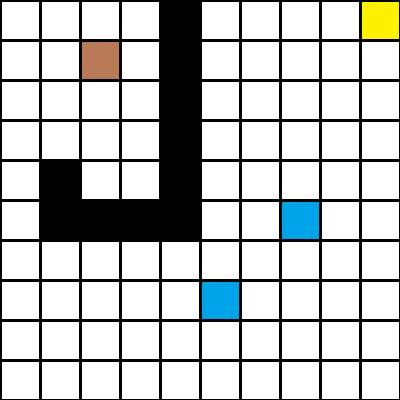
#> input picture path finding/test_images/test_image22.png, 400 x 400 px
$ python withfinal8way.py   (Python 2 division)
#> lines starting #> are read from the running program, lines starting #| are printed output that depends on the picture; after the words box and inside, x2 and y2 are one past the last pixel; in counts of white or black regions, pixels touching at a corner belong together
import cv2
import numpy as np
from heapq import *
p=[]
c=0
gorow=[0]*10
gocol=[0]*10
goal=[0]*10
loop=0
n=2   #need to change as per the given target
rpath=[]
img=cv2.imread('test_images/test_image22.png')  #read the image
#> img is the input picture: shape (400, 400, 3); mean B, G, R 192.4, 193.5, 191.4
def h(a,b):
   return (b[0]-a[0])+(b[1]-a[1])
def astar(start,goal):
  cs1=cs=start
  gs=goal
  close=set()
  parent={}
  gval={(start):0}
  fval={(start):gval[start]+h(start,goal)}
  s=[]
  axis={(0,1),(0,-1),(1,0),(-1,0),(1,1),(1,-1),(-1,1),(-1,-1)}
  heappush(s,(fval[start],start))
  fu=0
  close.add(cs)


  while cs !=gs and cs1 !=gs:
   cs=heappop(s)[1]
   for i,j in axis:
    current=cs[0]+i,cs[1]+j
    if 0<= current[0] <10 and 0<= current[1] <10:

       if a[current[0]][current[1]] ==100:
           continue
    else:
       continue

    if i==0 or j ==0:
      g=(gval[cs]+10)
    elif i !=0 and j != 0:
      g=(gval[cs]+14)

    f=g+h(current,goal)

    if current in close :
          continue
    parent[current]=cs
    close.add(current)

    if current ==gs:
      path=[]
      loop=0
      while current in parent:
         loop=loop+1
         path.append(current)
         fuck=current
         current=parent[current]
         path.append(start)
      heappush(p,(loop,goal))
      cs1=gs

    gval[current]=g
    fval[current]=f
    heappush(s,(fval[current],current))
def astar2(start,goal):
  cs1=cs=start
  gs=goal
  close=set()
  parent={}
  gval={(start):0}
  fval={(start):gval[start]+h(start,goal)}
  s=[]
  axis={(0,1),(0,-1),(1,0),(-1,0),(1,1),(1,-1),(-1,1),(-1,-1)}
  heappush(s,(fval[start],start))
  fu=0
  close.add(cs)


  while cs !=gs and cs1 !=gs:
   cs=heappop(s)[1]
   for i,j in axis:
    current=cs[0]+i,cs[1]+j
    if 0<= current[0] <10 and 0<= current[1] <10:

       if a[current[0]][current[1]] ==100:
           continue
    else:
       continue

    if i==0 or j ==0:
      g=(gval[cs]+10)
    elif i !=0 and j != 0:
      g=(gval[cs]+14)

    f=g+h(current,goal)

    if current in close :
          continue
    parent[current]=cs
    close.add(current)

    if current ==gs:
      path=[]
      loop=0
      while current in parent:
         loop=loop+1
         path.append(current)
         fuck=current
         current=parent[current]
         cv2.line(img,(((fuck[1]+1)*40)-20,((fuck[0]+1)*40)-20),(((current[1]+1)*40)-20,((current[0]+1)*40)-20),(255,255,0),3)
      path.append(start)
      heappush(p,(loop,goal))
      for f in range(0,loop+1):
         rpath.append(path[loop])
         loop=loop-1
      cs1=gs

    gval[current]=g
    fval[current]=f
    heappush(s,(fval[current],current))

def center(lw,hi,c):
#> called with lw = 120, hi = 130, c = 0
    mask = cv2.inRange(img, np.array([0,lw,0]), np.array([255,hi,255]))
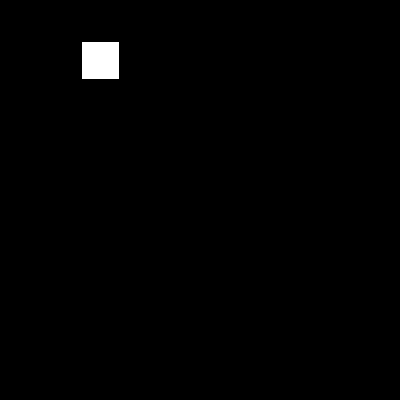
#> mask: shape (400, 400); 0.86% white; 1 white region, box (x1, y1, x2, y2) and area: (82, 42, 119, 79) 1369
    contours, hierarchy = cv2.findContours(mask,cv2.RETR_TREE,cv2.CHAIN_APPROX_SIMPLE)
#> contours = [[[82, 42], [82, 78], [118, 78], [118, 42]]]
    M = cv2.moments(contours[c])
#> M = moments, m00 1296, centre m10/m00, m01/m00 = (100, 60)
    cx = int(M['m10']/M['m00'])
#> cx = 100
    cy = int(M['m01']/M['m00'])
#> cy = 60
    return (cx,cy)
strow,stcol = center(120,130,c)
#> strow = 100; stcol = 60
firow,ficol = center(240,250,c)
#> call 2 of center, with lw = 240, hi = 250, c = 0
#> in center (call 2), `mask = cv2.inRange(img, np.array([0,lw,0]), np.array([255,hi,255]))`:
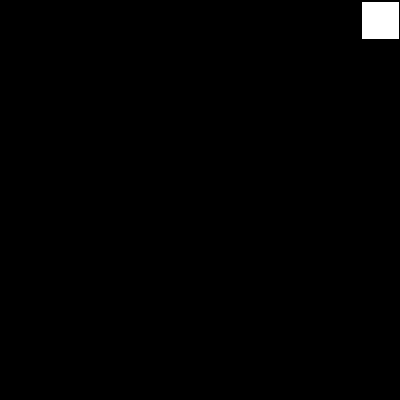
#> mask: shape (400, 400); 0.86% white; 1 white region, box (x1, y1, x2, y2) and area: (362, 2, 399, 39) 1369
#> in center (call 2), `contours, hierarchy = cv2.findContours(mask,cv2.RETR_TREE,cv2.CHAIN_AP..`: contours = [[[362, 2], [362, 38], [398, 38], [398, 2]]]
#> in center (call 2), `M = cv2.moments(contours[c])`: M = moments, m00 1296, centre m10/m00, m01/m00 = (380, 20)
#> in center (call 2), `cx = int(M['m10']/M['m00'])`: cx = 380
#> in center (call 2), `cy = int(M['m01']/M['m00'])`: cy = 20
#> firow = 380; ficol = 20
#print (ficol[1]-20)/40,(firow[1]-20)/40
#print firow,ficol
for x in range(0,n):
    gorow[x],gocol[x]= center(160,170,x)
#> this loop made 2 passes
#> (cx in center, cy in center) on passes 1 to 2: (220, 300), (300, 220)
#> pass 1, in center (call 3), `mask = cv2.inRange(img, np.array([0,lw,0]), np.array([255,hi,255]))`:
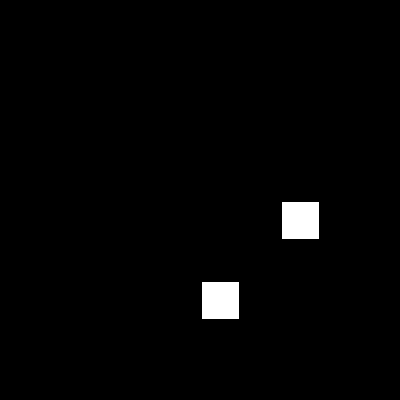
#> mask: shape (400, 400); 1.7% white; 2 white regions, box (x1, y1, x2, y2) and area: (282, 202, 319, 239) 1369, (202, 282, 239, 319) 1369
#> after the loop, gocol = [300, 220, 0, 0, 0, 0, 0, 0, 0, 0]; gorow = [220, 300, 0, 0, 0, 0, 0, 0, 0, 0]


b=[]
a=[]


for i1 in xrange (20,400,40):     ##coverting the image into a matrix

  i=(((i1-20)/40))
  a.append([])

  for j1 in xrange (20,400,40):
      j=(((j1-20)/40))

      if (img[i1,j1,1]==0):
         a[i].append(100)

      else:
         a[i].append(0)

for i in range (10):
    print a[i]
start=(((stcol-20)/40),((strow-20)/40))
#> start = (1, 2)
goal[1]=(((gocol[1]-20)/40),((gorow[1]-20)/40))
final=(((ficol-20)/40),((firow-20)/40))
#> final = (0, 9)
for x in range(0,n):
    goal[x]=(((gocol[x]-20)/40),((gorow[x]-20)/40))
    astar(start,goal[x])
#> this loop made 2 passes
#> after the loop, goal = [(7, 5), (5, 7), 0, 0, 0, 0, 0, 0, 0, 0]

while  p:
    goal=heappop (p)[1]
    astar2(start,goal)
    start=goal
#> this loop made 4 passes
astar2(start,final)
#> in astar2 (call 5), `gs=goal`: gs = (0, 9)
#> in astar2 (call 5), `fval={(start):gval[start]+h(start,goal)}`: fval = {(5, 7): -3}
#> the loop in astar2 (call 5), `while cs !=gs and cs1 !=gs:` made 45 passes
#> cs on passes 1 to 12: (5, 7), (5, 8), (6, 7), (4, 7), (5, 6), (6, 8), (4, 8), (6, 6), (4, 6), (5, 9), (7, 7), (6, 9)
#> after the loop in astar2 (call 5), `while cs !=gs and cs1 !=gs:`:
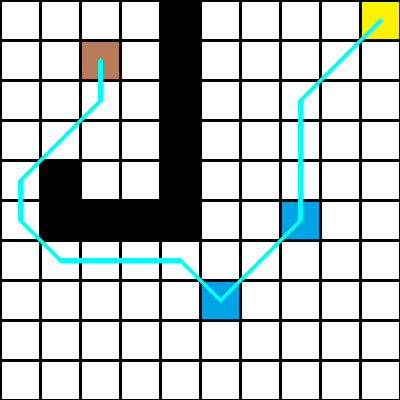
#> img: shape (400, 400, 3); 2.01% of pixels changed, all inside (x1, y1, x2, y2) = (18, 18, 383, 303)
#> after the loop in astar2 (call 5), `while cs !=gs and cs1 !=gs:`: close = 57 items; cs1 = (0, 9); fuck = (4, 7); fval = 56 items; loop = -1; parent = 56 items; path = [(0, 9), (1, 8), (2, 7), (3, 7), (4, 7), (5, 7)]; rpath = [(1, 2), (2, 2), (3, 1), (4, 0), (5, 0), (6, 1), (6, 2), (6, 3), (6, 4), (7, 5), (7, 5), (6, 6), (5, 7), (5, 7), (4, 7), (3, 7), (2, 7), (1, 8), (0, 9)]
for x in range (0,len(rpath)):
   if x!=len(rpath)-1:

        point1=rpath[x]
        point2=rpath[x+1]
       # print point1,point2
        result=((point2[0]-point1[0]),(point2[1]-point1[1]))
       # print result(1,1),(1,-1),(-1,1),(-1,-1)
        if result==(1,1):
            print 'dl'
        if result==(-1,1):
            print 'ul'
        if result==(1,-1):
            print 'dr'
        if result==(-1,-1):
            print 'ur'

        if result==(0,1):
            print 'l'
        if result==(0,-1):
             print 'r'
        if result==(1,0):
             print 'd'
        if result==(-1,0):
             print 'u'
#> this loop made 19 passes
#> (point1, point2, result) on passes 1, 2, 3, 4, 5, 6, 7, 8, 9, 11, 12, 14: ((1, 2), (2, 2), (1, 0)), ((2, 2), (3, 1), (1, -1)), ((3, 1), (4, 0), (1, -1)), ((4, 0), (5, 0), (1, 0)), ((5, 0), (6, 1), (1, 1)), ((6, 1), (6, 2), (0, 1)), ((6, 2), (6, 3), (0, 1)), ((6, 3), (6, 4), (0, 1)), ((6, 4), (7, 5), (1, 1)), ((7, 5), (6, 6), (-1, 1)), ((6, 6), (5, 7), (-1, 1)), ((5, 7), (4, 7), (-1, 0))
#> (point2, result) on passes 10, 13: ((7, 5), (0, 0)), ((5, 7), (0, 0))
#| d
#| dr
#| dr
#| d
#| dl
#| l
#| l
#| l
#> (further printed lines are left out)


cv2.imshow('nav',img)
cv2.waitKey(0)
cv2.destroyAllWindows()
